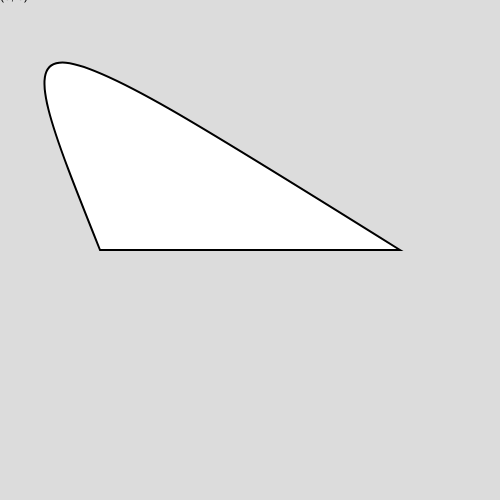
Frame 1 (no input)
Frame 60 (no input): identical to frame 1, image omitted
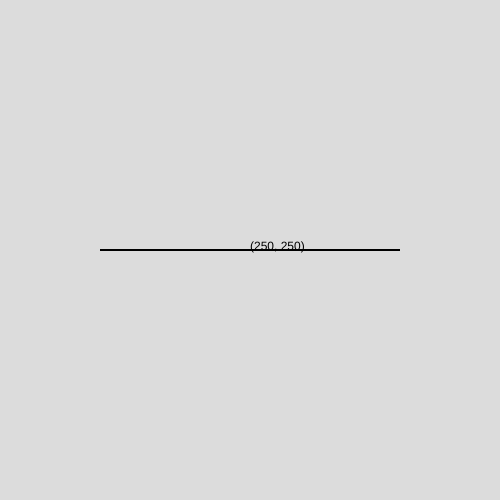
Frame 120 (the mouse pressed at the canvas centre since frame 60)

The p5.js sketch that drew these frames (run headless with seeded random() and noise() and a simulated clock; from frame 60 on, the mouse is pressed at the canvas centre):

// p5.js sketch
// ── sketch.js
function setup() {
  createCanvas(500, 500);
 
 
 }

function draw() {
       background(220);
  text("(" + mouseX + ", " + mouseY + ")", mouseX, mouseY);
 
 beginShape();
  strokeWeight(2);
 vertex(100,250);
 bezierVertex(mouseX, mouseY, mouseX, mouseY, 400, 250);
 //bezierVertex(mouseY, mouseX, mouseX, mouseY, 200, 250);
 endShape(CLOSE);
 
  }
 /*
strokeWeight(10);
strokeCap(SQUARE);
line(0,10,200,10)
line(0,30,200,30)
line(0,50,200,50)

translate(100,400);
rotate(QUARTER_PI);
line(0,10,200,10)
line(0,30,200,30)
line(0,50,200,50)
 
translate(400,-200);
rotate(PI+HALF_PI);
line(0,10,200,10)
line(0,30,200,30)
line(0,50,200,50)

translate(350,100);
rotate(HALF_PI);
line(0,10,200,10)
line(0,30,200,30)
line(0,50,200,50)

*/
///rotate(PI/12);
/*

 noStroke();
   fill("red");
  ellipse(300,300,300);
  fill("blue");
  arc(300+75,300,150,150,PI,TWO_PI);
  arc(300,300,300,300, TWO_PI, PI);
  fill("red")
  arc(300-75,300,150,150,TWO_PI,PI);
 fill("green") 
*/
 





/*
  noFill();
  strokeWeight(5);
  ellipse(300,300,300);
  arc(300+75,300,150,150,PI,TWO_PI);
  arc(300,300,300,300, TWO_PI, PI);
  arc(300-75,300,150,150,TWO_PI,PI);
*/
/*
  noFill();
  strokeWeight(1);
  ellipse(300,300,300);
  strokeWeight(2);
  fill(100,0,200);
  arc(300,300,300,300,TWO_PI, QUARTER_PI-0.1);
  fill(100,100,200); 
  arc(300,300,300,300,QUARTER_PI,HALF_PI-0.1);
  fill(100,200,200); 
  arc(300,300,300,300,HALF_PI,HALF_PI+QUARTER_PI);


  arc(300,300,300,300,HALF_PI,HALF_PI+QUARTER_PI);
*/
  

   // arc(300,300,300,300,PI+HALF_PI,HALF_PI);
 // fill("red")
 // arc(300,300+75,150,150,HALF_PI,PI+HALF_PI);
 
